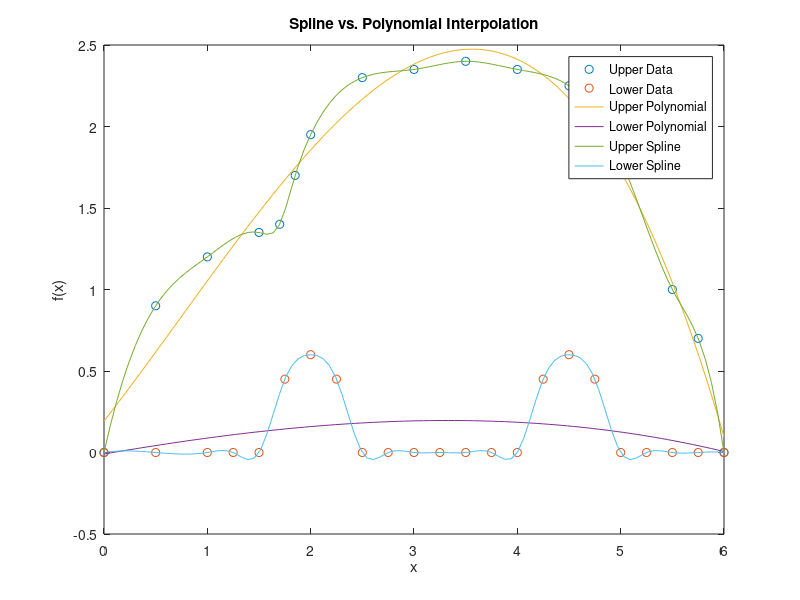

Recreate this plot in MATLAB.
%polyBug
%Matt Zeller
%PHYS 428
%Dec. 13, 2018

x=[0 .5 1 1.5 1.7 1.85 2 2.5 3 3.5 4 4.5 5 5.5 5.75 6];
y=[0 .9 1.2 1.35 1.4 1.7 1.95 2.3 2.35 2.4 2.35 2.25 1.8 1 .7 0]; 
v=[0 .5 1 1.25 1.5 1.75 2 2.25 2.5 2.75 3 3.25 3.5 3.75 4 4.25 4.5 4.75 5 5.25 5.5 5.75 6];
w=[0 0 0 0 0 .45 .6 .45 0 0 0 0 0 0 0 .45 .6 .45 0 0 0 0 0];


pu=polyfit(x,y,3);
pl=polyfit(v,w,3);

X = linspace(0,6);
Yu=(polyval(pu,X));
Yl=(polyval(pl,X));
su=spline(x,y,X);
sl=spline(v,w,X);

figure

plot(x,y,'o')
hold
plot(v,w,'o')
plot(X,Yu)
plot(X,Yl)
plot(X,su)
plot(X,sl)

xlabel('x')
ylabel('f(x)')
title('Spline vs. Polynomial Interpolation')
legend('Upper Data','Lower Data','Upper Polynomial','Lower Polynomial','Upper Spline','Lower Spline')
hold off

%Cubic spline interpolation is more accurate than 
%polynomial interpolation, since the spline more
%accurately reflects the nature of the data, especially
%near areas of large, abrupt changes in data